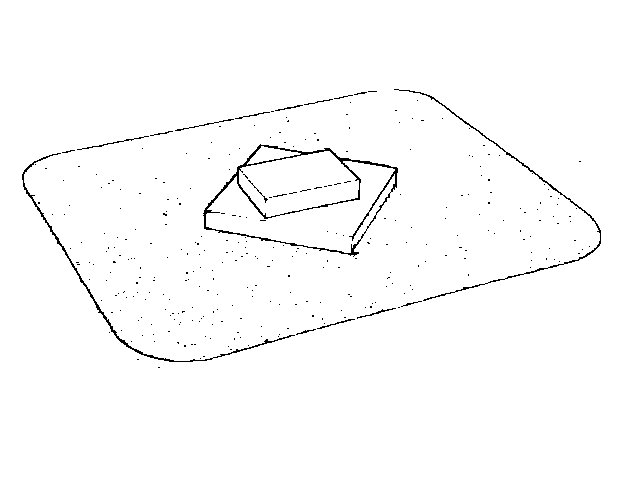
%> input picture uebung_4/segments.png, 640 x 480 px
$ octave aufgabe_4_morphologische_operatoren.m   (GNU Octave 9; MATLAB toolbox functions it lacks are replaced by stand-ins)
%> lines starting %> are read from the running program, lines starting %| are printed output that depends on the picture; in (x1, y1, x2, y2) boxes, pixels count from 0 and x2, y2 are one past the last pixel; in counts of white or black regions, pixels touching at a corner belong together; the program's own positions count from 1
close all
clear
clc

%% Aufgabe 4: Morphologische-Operatoren zum Nachbearbeitung der segmentierten Bilder

img = imread('segments.png'); % Binaerbild
%> img is the input picture: size 480x640 uint8; 98.6% white; black in thin lines or dots, all inside (x1, y1, x2, y2) = (22, 89, 601, 368)
img = im2double(img);

figure('Name', 'Originalbild');
imshow(img);
title('Orginalbild segmentiert - unbearbeitet');


% Wende die Morphologischen Operatoren an
%
% <imoperator>(img, structure_element) -> img muss ein Binaerbild sein;
% structure_element ist eine NxN-Matrix, die die Nachbarschaftsbeziehung
% fuer die morphologischen Operatoren beschreibt

% Definiere strukturierende Elemente
s_4 = [0 1 0; 1 1 1; 0 1 0];
s_8 = ones(3);
s_rect_5 = [1 1 1 1 1; 1 0 0 0 1; 1 0 0 0 1; 1 0 0 0 1; 1 1 1 1 1];
s_cross_5 = [1 0 0 0 1; 0 1 0 1 0; 0 0 1 0 0; 0 1 0 1 0; 1 0 0 0 1];

% Erosion:
img_erode_s_4 = imerode(img, s_4);
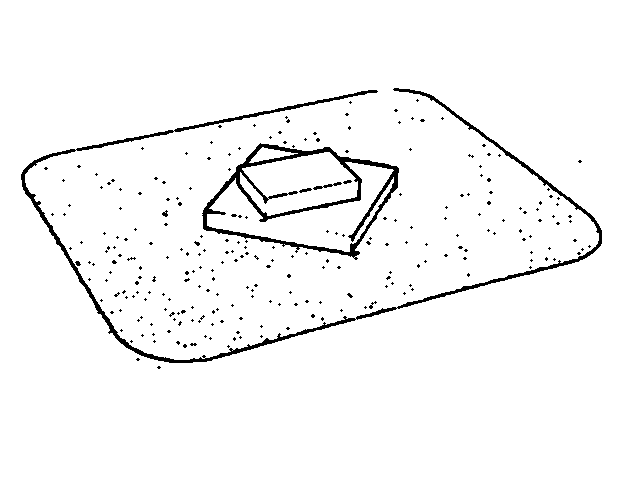
%> img_erode_s_4: size 480x640 double; values 0 (black) and 1 (white), 96.7% white; 255 black regions (247 under 20 px), largest, box (x1, y1, x2, y2) and area: (21, 88, 602, 363) 4708, (202, 143, 399, 260) 3490, (313, 182, 342, 190) 75
img_erode_s_8 = imerode(img, s_8);
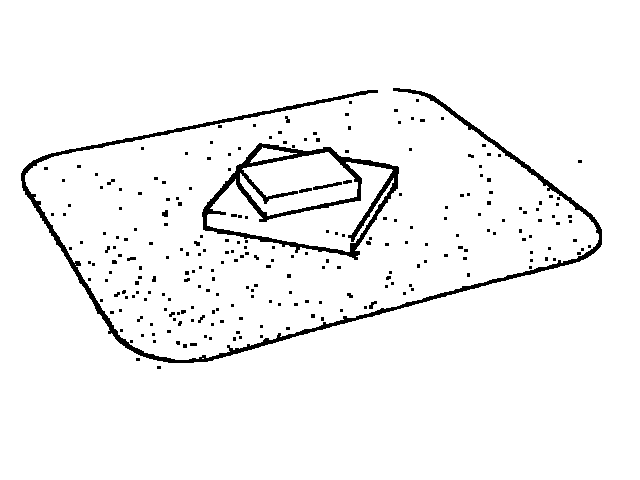
%> img_erode_s_8: size 480x640 double; values 0 (black) and 1 (white), 95.9% white; 247 black regions (229 under 20 px), largest, box (x1, y1, x2, y2) and area: (21, 88, 602, 363) 5669, (202, 143, 399, 260) 4091, (313, 182, 342, 190) 93
img_erode_s_rect_5 = imerode(img, s_rect_5);
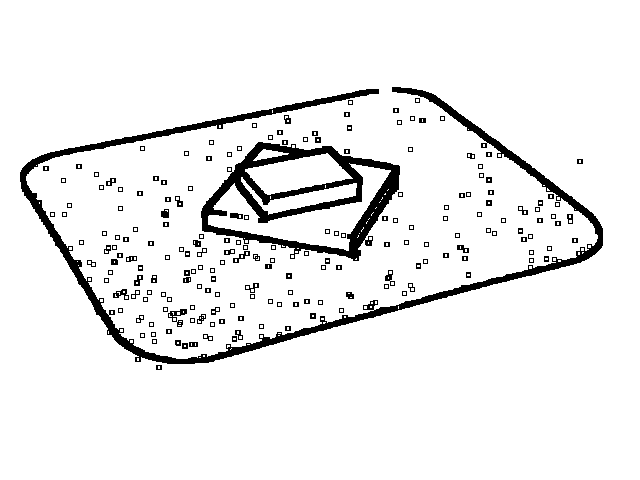
%> img_erode_s_rect_5: size 480x640 double; values 0 (black) and 1 (white), 93.2% white; 192 black regions (95 under 20 px), largest, box (x1, y1, x2, y2) and area: (20, 87, 603, 364) 9447, (201, 142, 400, 261) 6720, (168, 309, 187, 327) 132
img_erode_s_cross_5 = imerode(img, s_cross_5);
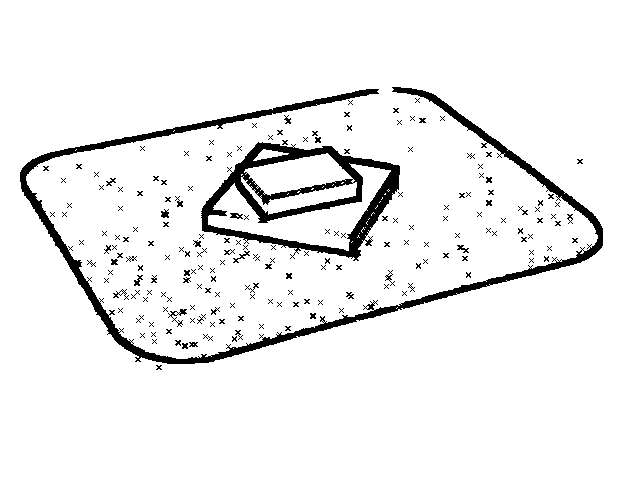
%> img_erode_s_cross_5: size 480x640 double; values 0 (black) and 1 (white), 93.9% white; 193 black regions (155 under 20 px), largest, box (x1, y1, x2, y2) and area: (20, 87, 603, 364) 9201, (201, 142, 400, 261) 6530, (168, 309, 187, 327) 89

% Dilatation:
img_dilat_s_4 = imdilate(img, s_4);
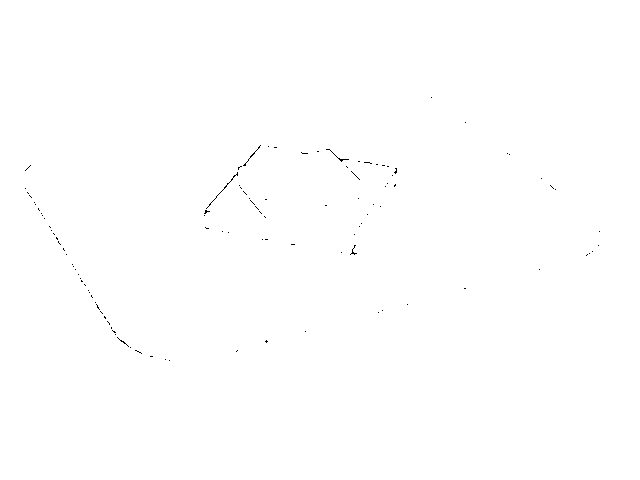
%> img_dilat_s_4: size 480x640 double; values 0 (black) and 1 (white), 99.9% white; black in thin lines or dots, all inside (x1, y1, x2, y2) = (25, 97, 600, 361)
img_dilat_s_8 = imdilate(img, s_8);
%> img_dilat_s_8: size 480x640 double; values 0 (black) and 1 (white), 100% white; black in thin lines or dots, all inside (x1, y1, x2, y2) = (58, 147, 465, 357)
img_dilat_s_rect_5 = imdilate(img, s_rect_5);
%> img_dilat_s_rect_5: size 480x640 double; every value is 1
img_dilat_s_cross_5 = imdilate(img, s_cross_5);

% Oeffnen
img_open_s_4 = imopen(img, s_4);
img_open_s_8 = imopen(img, s_8);
img_open_s_rect_5 = imopen(img, s_rect_5);
img_open_s_cross_5 = imopen(img, s_cross_5);

% Schliessen
img_close_s_4 = imclose(img, s_4);
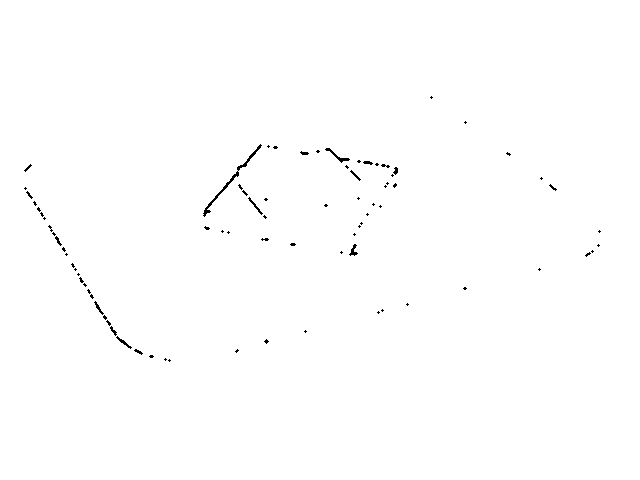
%> img_close_s_4: size 480x640 double; values 0 (black) and 1 (white), 99.6% white; black in thin lines or dots, all inside (x1, y1, x2, y2) = (24, 96, 601, 362)
img_close_s_8 = imclose(img, s_8);
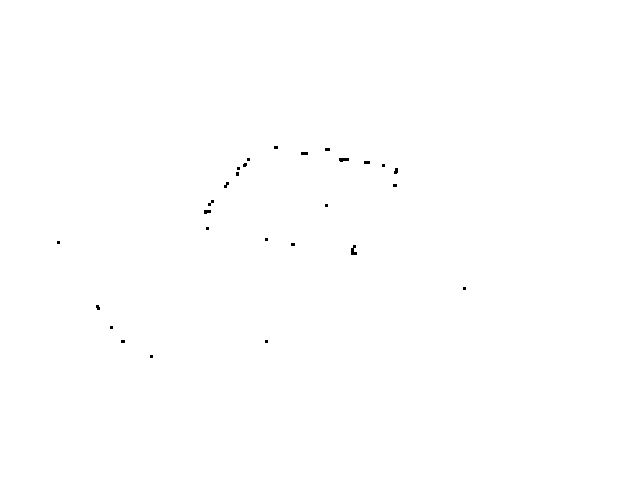
%> img_close_s_8: size 480x640 double; values 0 (black) and 1 (white), 99.9% white; 27 black regions (22 under 20 px), largest, box (x1, y1, x2, y2) and area: (351, 245, 357, 255) 39, (339, 158, 349, 162) 33, (204, 210, 211, 214) 24, (301, 152, 308, 155) 21, (394, 168, 398, 174) 20
img_close_s_rect_5 = imclose(img, s_rect_5);
img_close_s_cross_5 = imclose(img, s_cross_5);


% Visualisierung der Ergebnisse
figure('Name', 'Visualisierung der Ergebnisse');

% Erosion
subplot(4, 4, 1);
imshow(img_erode_s_4);
title('Erosion 4er-Nachbarschaft');

subplot(4, 4, 2);
imshow(img_erode_s_8);
title('Erosion 8er-Nachbarschaft');

subplot(4, 4, 3);
imshow(img_erode_s_rect_5);
title('Erosion 25er-Nachbarschaft Rechteck');

subplot(4, 4, 4);
imshow(img_erode_s_cross_5)
title('Erosion 25er-Nachbarschaft Kreuz');


% Dilatation
subplot(4, 4, 5);
imshow(img_dilat_s_4);
title('Dilatation 4er-Nachbarschaft');

subplot(4, 4, 6);
imshow(img_dilat_s_8);
title('Dilatation 8er-Nachbarschaft');

subplot(4, 4, 7);
imshow(img_dilat_s_rect_5);
title('Dilatation 25er-Nachbarschaft Rechteck');

subplot(4, 4, 8);
imshow(img_dilat_s_cross_5)
title('Dilatation 25er-Nachbarschaft Kreuz');


% Oeffnen
subplot(4, 4, 9);
imshow(img_open_s_4);
title('Öffnen 4er-Nachbarschaft');

subplot(4, 4, 10);
imshow(img_open_s_8);
title('Öffnen 8er-Nachbarschaft');

subplot(4, 4, 11);
imshow(img_open_s_rect_5);
title('Öffnen 25er-Nachbarschaft Rechteck');

subplot(4, 4, 12);
imshow(img_open_s_cross_5)
title('Öffnen 25er-Nachbarschaft Kreuz');

% Schliessen
subplot(4, 4, 13);
imshow(img_close_s_4);
title('Schließen 4er-Nachbarschaft');

subplot(4, 4, 14);
imshow(img_close_s_8);
title('Schließen 8er-Nachbarschaft');

subplot(4, 4, 15);
imshow(img_close_s_rect_5);
title('Schließen 25er-Nachbarschaft Rechteck');

subplot(4, 4, 16);
imshow(img_close_s_cross_5)
title('Schließen 25er-Nachbarschaft Kreuz');


disp('Programm beendet');
